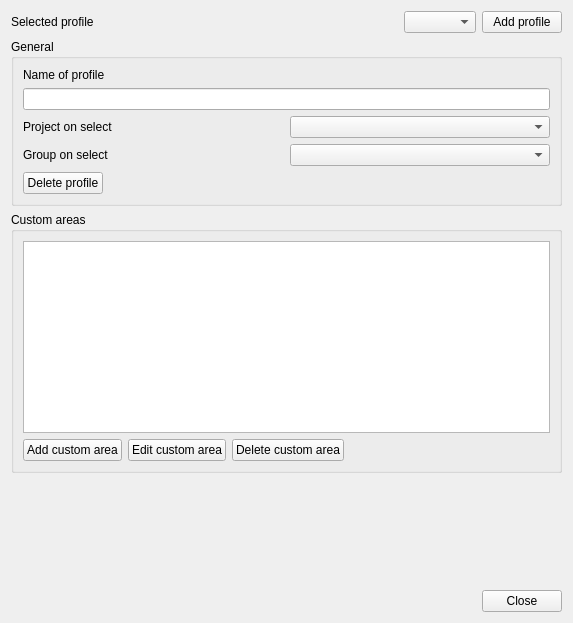
<?xml version="1.0" encoding="UTF-8"?>
<ui version="4.0">
 <class>ManageProfilesWindow_UI</class>
 <widget class="QWidget" name="ManageProfilesWindow_UI">
  <property name="geometry">
   <rect>
    <x>0</x>
    <y>0</y>
    <width>573</width>
    <height>623</height>
   </rect>
  </property>
  <property name="windowTitle">
   <string>Manage profiles</string>
  </property>
  <property name="locale">
   <locale language="English" country="World"/>
  </property>
  <layout class="QVBoxLayout" name="verticalLayout">
   <item>
    <layout class="QHBoxLayout" name="horizontalLayout">
     <item>
      <widget class="QLabel" name="ManageProfiles_SelectedProfileLabel">
       <property name="text">
        <string>Selected profile</string>
       </property>
      </widget>
     </item>
     <item>
      <spacer name="horizontalSpacer">
       <property name="orientation">
        <enum>Qt::Orientation::Horizontal</enum>
       </property>
       <property name="sizeHint" stdset="0">
        <size>
         <width>40</width>
         <height>20</height>
        </size>
       </property>
      </spacer>
     </item>
     <item>
      <widget class="QComboBox" name="ManageProfiles_SelectedProfileCombobox"/>
     </item>
     <item>
      <widget class="QPushButton" name="ManageProfiles_AddProfileButton">
       <property name="text">
        <string>Add profile</string>
       </property>
      </widget>
     </item>
    </layout>
   </item>
   <item>
    <widget class="QGroupBox" name="ManageProfiles_GeneralGroup">
     <property name="title">
      <string>General</string>
     </property>
     <layout class="QVBoxLayout" name="verticalLayout_2">
      <item>
       <widget class="QLabel" name="ManageProfiles_NameProfileLabel">
        <property name="text">
         <string>Name of profile</string>
        </property>
       </widget>
      </item>
      <item>
       <widget class="QLineEdit" name="ManageProfiles_NameProfileLineedit"/>
      </item>
      <item>
       <layout class="QHBoxLayout" name="horizontalLayout_4">
        <item>
         <widget class="QLabel" name="ManageProfiles_ProjectOnLabel">
          <property name="text">
           <string>Project on select</string>
          </property>
         </widget>
        </item>
        <item>
         <widget class="QComboBox" name="ManageProfiles_ProjectOnCombobox"/>
        </item>
       </layout>
      </item>
      <item>
       <layout class="QHBoxLayout" name="horizontalLayout_5">
        <item>
         <widget class="QLabel" name="ManageProfiles_GroupOnLabel">
          <property name="text">
           <string>Group on select</string>
          </property>
         </widget>
        </item>
        <item>
         <widget class="QComboBox" name="ManageProfiles_GroupOnCombobox"/>
        </item>
       </layout>
      </item>
      <item>
       <layout class="QHBoxLayout" name="horizontalLayout_3">
        <item>
         <widget class="QPushButton" name="ManageProfiles_DeleteProfileButton">
          <property name="text">
           <string>Delete profile</string>
          </property>
          <property name="icon">
           <iconset theme="QIcon::ThemeIcon::EditDelete"/>
          </property>
         </widget>
        </item>
        <item>
         <spacer name="horizontalSpacer_3">
          <property name="orientation">
           <enum>Qt::Orientation::Horizontal</enum>
          </property>
          <property name="sizeHint" stdset="0">
           <size>
            <width>40</width>
            <height>20</height>
           </size>
          </property>
         </spacer>
        </item>
       </layout>
      </item>
     </layout>
    </widget>
   </item>
   <item>
    <widget class="QGroupBox" name="ManageProfiles_CustomAreasGroup">
     <property name="title">
      <string>Custom areas</string>
     </property>
     <layout class="QVBoxLayout" name="verticalLayout_3">
      <item>
       <widget class="QListWidget" name="ManageProfiles_CustomAreasListWidget"/>
      </item>
      <item>
       <layout class="QHBoxLayout" name="horizontalLayout_6">
        <item>
         <widget class="QPushButton" name="ManageProfiles_AddAreaButton">
          <property name="text">
           <string>Add custom area</string>
          </property>
         </widget>
        </item>
        <item>
         <widget class="QPushButton" name="ManageProfiles_EditAreaButton">
          <property name="text">
           <string>Edit custom area</string>
          </property>
         </widget>
        </item>
        <item>
         <widget class="QPushButton" name="ManageProfiles_DeleteAreaButton">
          <property name="text">
           <string>Delete custom area</string>
          </property>
         </widget>
        </item>
        <item>
         <spacer name="horizontalSpacer_4">
          <property name="orientation">
           <enum>Qt::Orientation::Horizontal</enum>
          </property>
          <property name="sizeHint" stdset="0">
           <size>
            <width>40</width>
            <height>20</height>
           </size>
          </property>
         </spacer>
        </item>
       </layout>
      </item>
     </layout>
    </widget>
   </item>
   <item>
    <spacer name="verticalSpacer">
     <property name="orientation">
      <enum>Qt::Orientation::Vertical</enum>
     </property>
     <property name="sizeHint" stdset="0">
      <size>
       <width>20</width>
       <height>40</height>
      </size>
     </property>
    </spacer>
   </item>
   <item>
    <layout class="QHBoxLayout" name="horizontalLayout_2">
     <item>
      <spacer name="horizontalSpacer_2">
       <property name="orientation">
        <enum>Qt::Orientation::Horizontal</enum>
       </property>
       <property name="sizeHint" stdset="0">
        <size>
         <width>40</width>
         <height>20</height>
        </size>
       </property>
      </spacer>
     </item>
     <item>
      <widget class="QPushButton" name="ManageProfiles_CloseButton">
       <property name="text">
        <string>Close</string>
       </property>
      </widget>
     </item>
    </layout>
   </item>
  </layout>
 </widget>
 <resources/>
 <connections/>
</ui>
